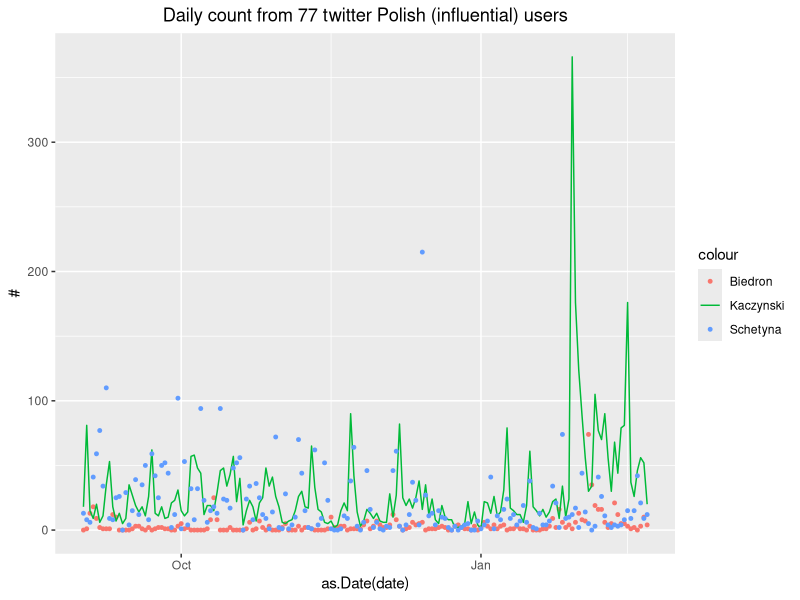
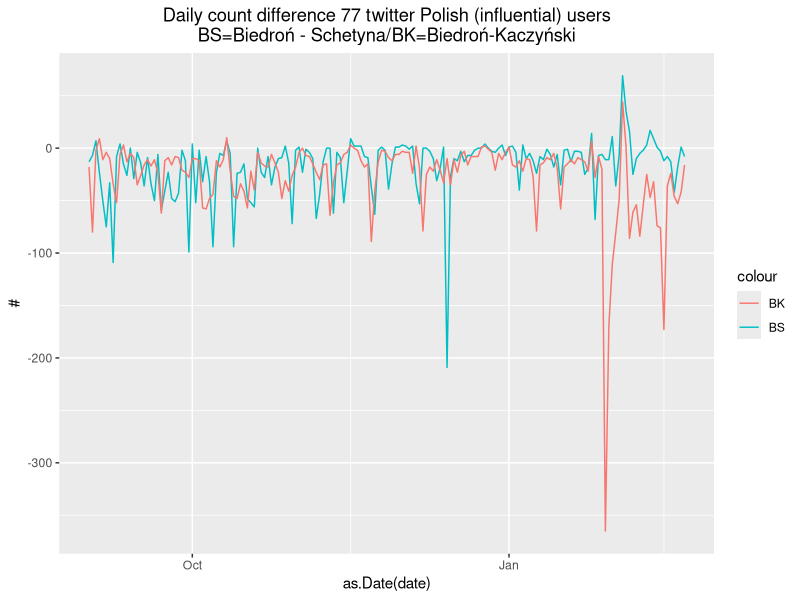

These charts were generated, in order, by the following R code:
require(ggplot2)
## GoogleTrend Walues for 'Biedroń' ....
d <- read.csv("biedronkaczynskischetyna.csv", sep = ';',  header=T, na.string="NA");
##d <- subset (d, (date > 20181115 ));

## western production
p <- ggplot(d, aes(x = as.Date(date) )) +
  geom_point(aes(y = Biedron, colour = 'Biedron'), size=1) +
  geom_line(aes(y = Kaczynski, colour = 'Kaczynski'), size=.5) +
  geom_point(aes(y = Schetyna, colour = 'Schetyna'), size=1) +
  ylab(label="#") +
  ggtitle("Daily count from 77 twitter Polish (influential) users") +
  theme(plot.title = element_text(hjust = 0.5))

p

d["bs"] <- d["Biedron"] - d["Schetyna"];
d["bk"] <- d["Biedron"] - d["Kaczynski"];

p <- ggplot(d, aes(x = as.Date(date) )) +
  geom_line(aes(y = bs, colour = 'BS'), size=.5) +
  geom_line(aes(y = bk, colour = 'BK'), size=.5) +
  ylab(label="#") +
  ggtitle("Daily count difference 77 twitter Polish (influential) users\nBS=Biedroń - Schetyna/BK=Biedroń-Kaczyński") +
  theme(plot.title = element_text(hjust = 0.5))

p
